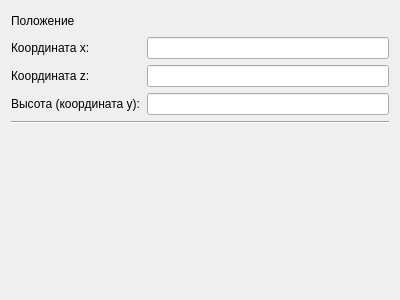
<?xml version="1.0" encoding="UTF-8"?>
<ui version="4.0">
 <class>ScanerSetupWindow</class>
 <widget class="QDialog" name="ScanerSetupWindow">
  <property name="geometry">
   <rect>
    <x>0</x>
    <y>0</y>
    <width>400</width>
    <height>300</height>
   </rect>
  </property>
  <property name="windowTitle">
   <string>Dialog</string>
  </property>
  <layout class="QVBoxLayout" name="verticalLayout">
   <item>
    <layout class="QFormLayout" name="formLayout">
     <item row="0" column="0">
      <widget class="QLabel" name="cordinatesLabel">
       <property name="text">
        <string>Положение</string>
       </property>
      </widget>
     </item>
     <item row="0" column="1">
      <spacer name="horizontalSpacer">
       <property name="orientation">
        <enum>Qt::Horizontal</enum>
       </property>
       <property name="sizeHint" stdset="0">
        <size>
         <width>40</width>
         <height>20</height>
        </size>
       </property>
      </spacer>
     </item>
     <item row="1" column="0">
      <widget class="QLabel" name="xCordinateLabel">
       <property name="text">
        <string>Координата x: </string>
       </property>
      </widget>
     </item>
     <item row="1" column="1">
      <widget class="QLineEdit" name="xCordInput"/>
     </item>
     <item row="2" column="0">
      <widget class="QLabel" name="zCordinateLabel">
       <property name="text">
        <string>Координата z:</string>
       </property>
      </widget>
     </item>
     <item row="2" column="1">
      <widget class="QLineEdit" name="zCordInput"/>
     </item>
     <item row="3" column="0">
      <widget class="QLabel" name="yCordinateLabel">
       <property name="text">
        <string>Высота (координата y):</string>
       </property>
      </widget>
     </item>
     <item row="3" column="1">
      <widget class="QLineEdit" name="yCordInput"/>
     </item>
    </layout>
   </item>
   <item>
    <widget class="Line" name="line">
     <property name="orientation">
      <enum>Qt::Horizontal</enum>
     </property>
    </widget>
   </item>
   <item>
    <spacer name="verticalSpacer">
     <property name="orientation">
      <enum>Qt::Vertical</enum>
     </property>
     <property name="sizeHint" stdset="0">
      <size>
       <width>20</width>
       <height>40</height>
      </size>
     </property>
    </spacer>
   </item>
  </layout>
 </widget>
 <resources/>
 <connections/>
</ui>
